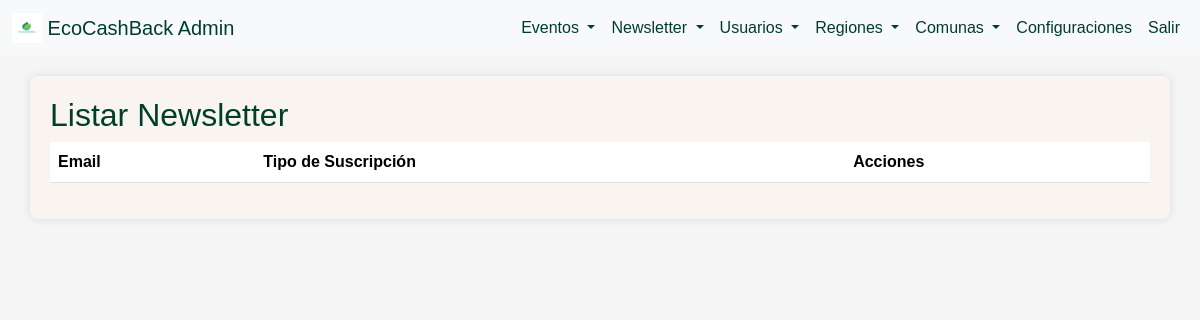
/administracion/listar_newsletter/, run on an earlier commit of the app's database.
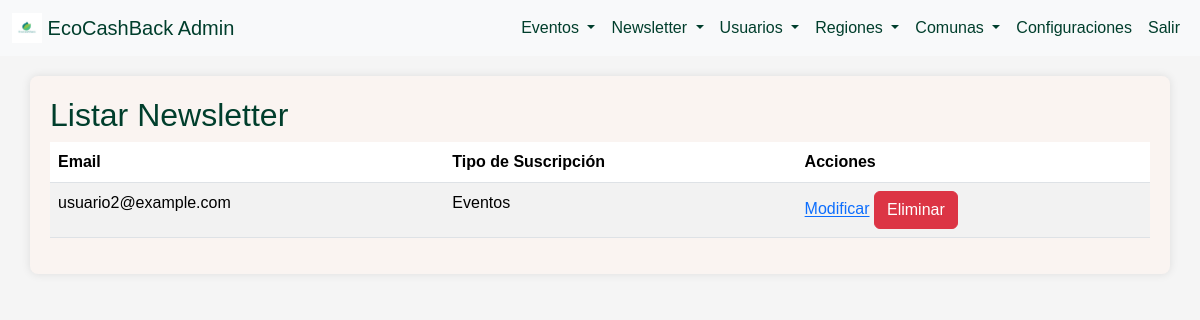
And on a later commit of the database.
### administracion/models.py (models this page shows, shortened)
class Newsletter(models.Model):
    newsletter_id = models.AutoField(primary_key=True)
    email = models.CharField(max_length=100, unique=True)
    usuario = models.ForeignKey('Usuario', on_delete=models.SET_NULL, null=True)
    tipo_suscripcion = models.CharField(max_length=50)

### administracion/views.py (the view)
# urls.py: path('listar_newsletter/', views.listar_newsletter, name='listar_newsletter'),
def listar_newsletter(request):
    newsletters = Newsletter.objects.all()
    return render(request, 'administracion/newsletter/listar_news.html', {'newsletters': newsletters})

### administracion/templates/administracion/newsletter/listar_news.html (shortened to what this page needs)
{% load static %}
<!DOCTYPE html>
<html lang="es">
<head>
    <link rel="stylesheet" href="https://cdn.jsdelivr.net/npm/bootstrap@5.3.3/dist/css/bootstrap.min.css">
    <link rel="stylesheet" href="{% static 'css/admin_styles.css' %}">
</head>
<body>
    <nav class="navbar navbar-expand-lg navbar-light bg-light">
        <div class="container-fluid">
            <a class="navbar-brand" href="{% url 'admin_dashboard' %}">
                <img src="{% static 'img/logo-ecocashback.jpeg' %}" alt="Logo-EcoCashBack" width="30" height="30" class="d-inline-block align-top">
                EcoCashBack Admin
            </a>
            <div class="collapse navbar-collapse" id="navbarNav">
                <ul class="navbar-nav ms-auto">
                    <li class="nav-item dropdown">
                        <a class="nav-link dropdown-toggle" href="#" id="eventosDropdown" role="button" data-bs-toggle="dropdown" aria-expanded="false">
                            Eventos
                        </a>
                    </li>
                    <li class="nav-item dropdown">
                        <a class="nav-link dropdown-toggle" href="#" id="newsletterDropdown" role="button" data-bs-toggle="dropdown" aria-expanded="false">
                            Newsletter
                        </a>
                    </li>
                    <li class="nav-item dropdown">
                        <a class="nav-link dropdown-toggle" href="#" id="usuariosDropdown" role="button" data-bs-toggle="dropdown" aria-expanded="false">
                            Usuarios
                        </a>
                    </li>
                    <li class="nav-item dropdown">
                        <a class="nav-link dropdown-toggle" href="#" id="regionesDropdown" role="button" data-bs-toggle="dropdown" aria-expanded="false">
                            Regiones
                        </a>
                    </li>
                    <li class="nav-item dropdown">
                        <a class="nav-link dropdown-toggle" href="#" id="comunasDropdown" role="button" data-bs-toggle="dropdown" aria-expanded="false">
                            Comunas
                        </a>
                    </li>
                    <li class="nav-item">
                        <a class="nav-link" href="#">Configuraciones</a>
                    </li>
                    <li class="nav-item">
                        <a class="nav-link" href="#">Salir</a>
                    </li>
                </ul>
            </div>
        </div>
    </nav>
    <div class="container">
        <h2>Listar Newsletter</h2>
        <table class="table table-striped">
            <thead>
                <tr>
                    <th>Email</th>
                    <th>Tipo de Suscripción</th>
                    <th>Acciones</th>
                </tr>
            </thead>
            <tbody>
                {% for newsletter in newsletters %}
                <tr>
                    <td>{{ newsletter.email }}</td>
                    <td>{{ newsletter.tipo_suscripcion }}</td>
                    <td>
                        <a href="{% url 'modificar_newsletter' newsletter.pk %}" class="btn-modificar">Modificar</a>
                        <a href="{% url 'eliminar_newsletter' newsletter.pk %}" class="btn btn-danger">Eliminar</a>
                    </td>
                </tr>
                {% endfor %}
            </tbody>
        </table>
    </div>
</body>
</html>

What changed in the data, as far as the page shows it:
added Newsletter: email "usuario2@example.com", tipo_suscripcion "Eventos"
